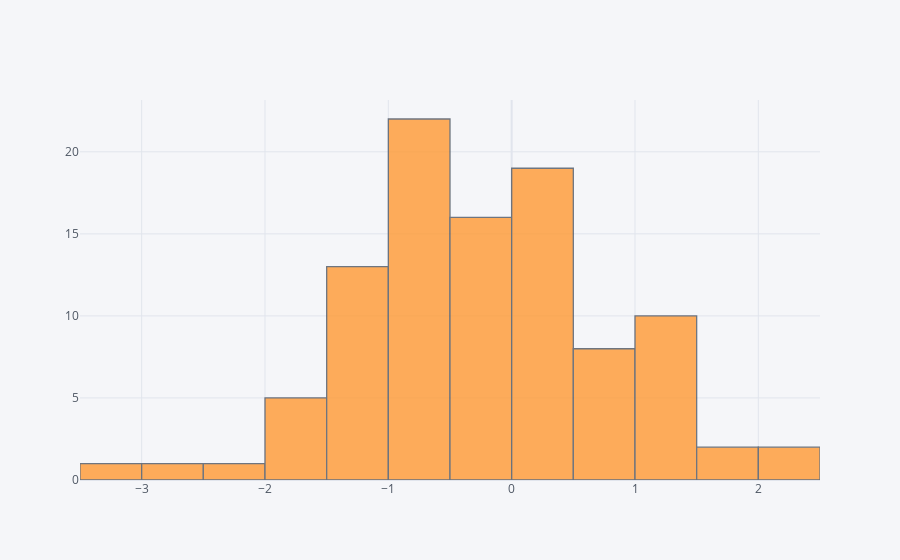

Notebook code for this chart:
### Markdown cell above
## histogram

### Code cell
df['A'].iplot(kind='hist', bins=25)

### Figure 1 — Plotly figure (JSON) as saved in the notebook; plotly's stock layout.template omitted (floating-point values rounded to 4 significant figures)
{"data": [{"histfunc": "count", "histnorm": "", "marker": {"color": "rgba(255, 153, 51, 1.0)", "line": {"color": "#4D5663", "width": 1.3}}, "name": "A", "nbinsx": 25, "opacity": 0.8, "orientation": "v", "type": "histogram", "x": [-3.19, 0.234, 1.159, -0.483, -1.51, -0.5044, 1.182, 0.4201, -0.881, 0.5039, -0.7313, 0.06384, -1.065, -0.9041, -0.9049, -0.7973, -0.3676, 0.2808, -0.08633, 0.04022, -0.6691, 1.263, 0.893, -0.5721, -0.1083, 0.4061, -1.104, -0.8121, 0.1007, -0.5769, -1.065, 0.2803, 0.2778, -0.4107, 0.5858, -1.187, -1.35, 1.255, -0.6927, -0.3613, -0.3446, -1.201, 1.392, 0.7788, 1.866, -0.7897, 0.8604, 0.5736, -1.28, 0.4416, -1.174, -6.015e-06, -0.6467, 1.233, -0.2862, -1.741, -0.9759, 1.6, -0.6659, 0.3611, 1.254, 1.058, -0.5976, -0.4572, -1.268, -0.9644, -0.8773, 0.08584, 0.4867, 0.9677, -2.138, -2.956, -1.776, 1.273, -0.3743, 1.027, 2.1, -0.9807, -0.7533, -0.0365, 0.353, -1.361, -1.742, -1.299, 0.3208, -0.4244, 0.8905, -1.319, 0.1217, -1.219, 0.2465, -0.2624, 0.2624, 0.09376, -0.8396, -0.5553, -0.06731, -0.4982, 2.475, -1.642]}], "layout": {"barmode": "overlay", "legend": {"bgcolor": "#F5F6F9", "font": {"color": "#4D5663"}}, "paper_bgcolor": "#F5F6F9", "plot_bgcolor": "#F5F6F9", "title": {"font": {"color": "#4D5663"}}, "xaxis": {"gridcolor": "#E1E5ED", "showgrid": true, "tickfont": {"color": "#4D5663"}, "title": {"font": {"color": "#4D5663"}, "text": ""}, "zerolinecolor": "#E1E5ED"}, "yaxis": {"gridcolor": "#E1E5ED", "showgrid": true, "tickfont": {"color": "#4D5663"}, "title": {"font": {"color": "#4D5663"}, "text": ""}, "zerolinecolor": "#E1E5ED"}}}
